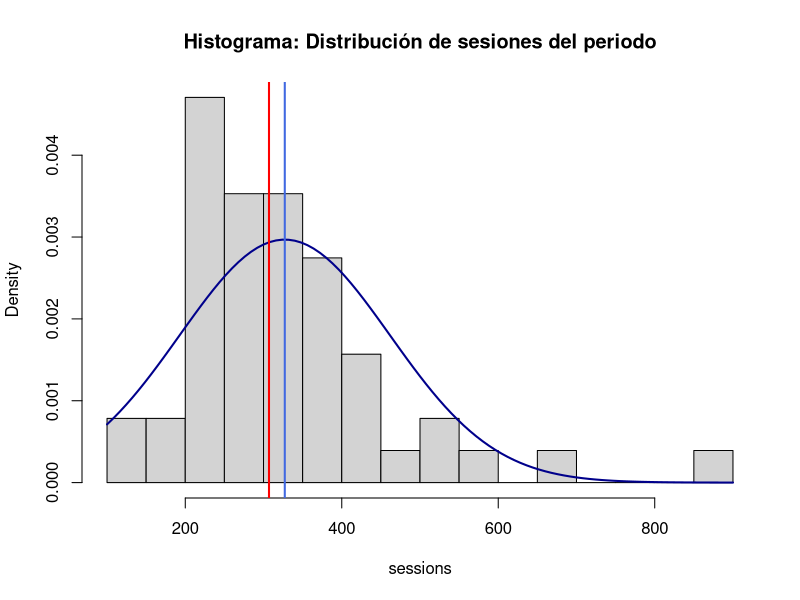
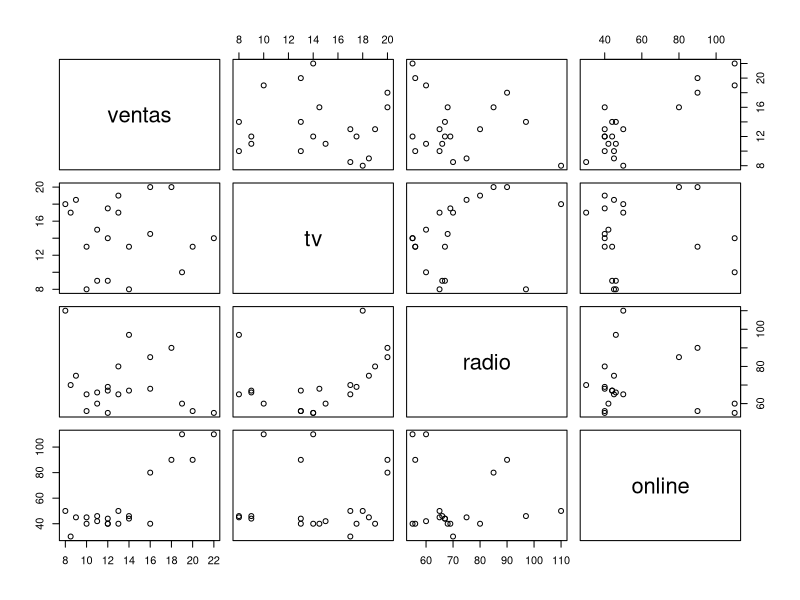
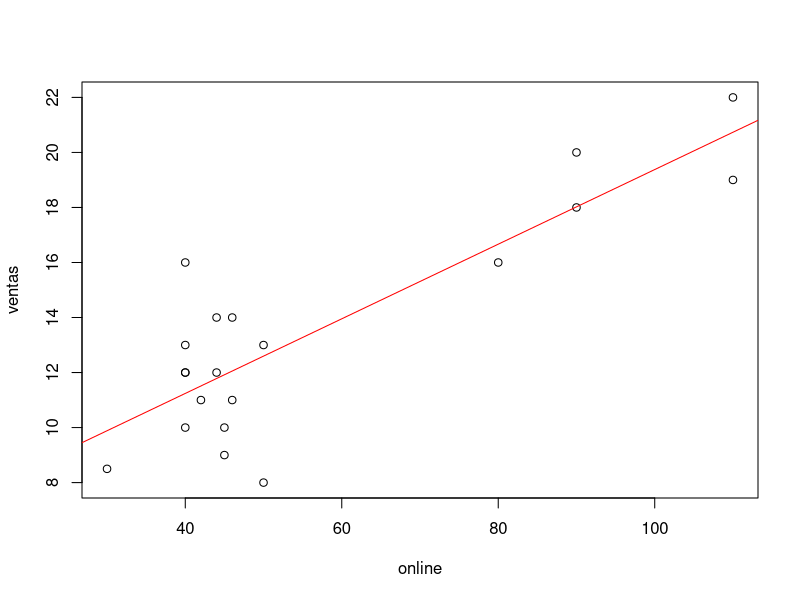
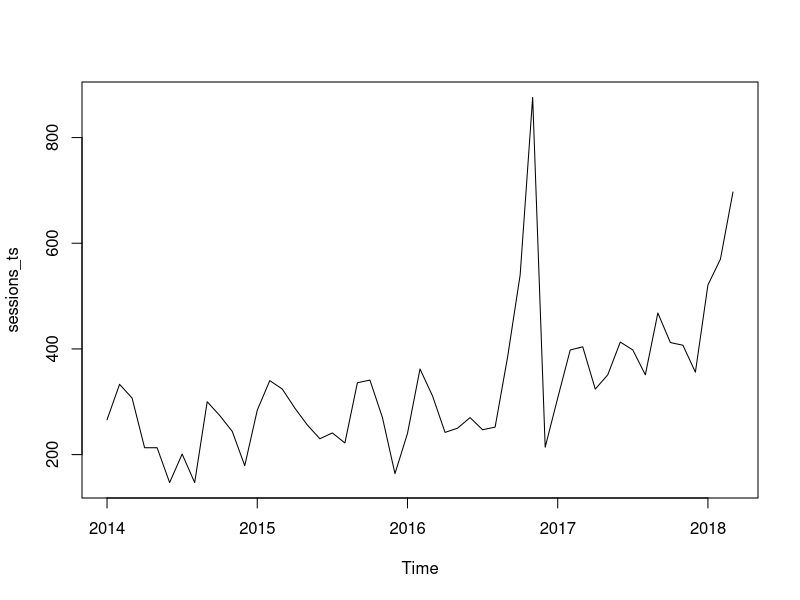
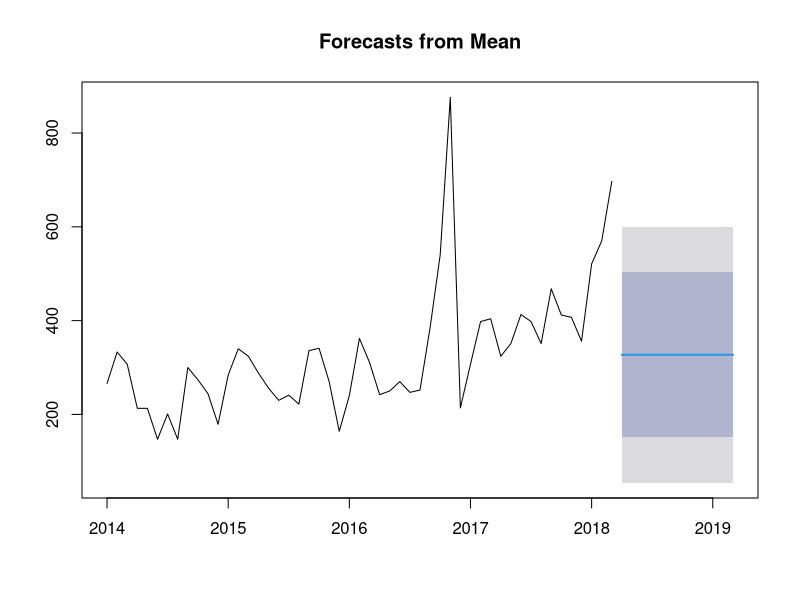
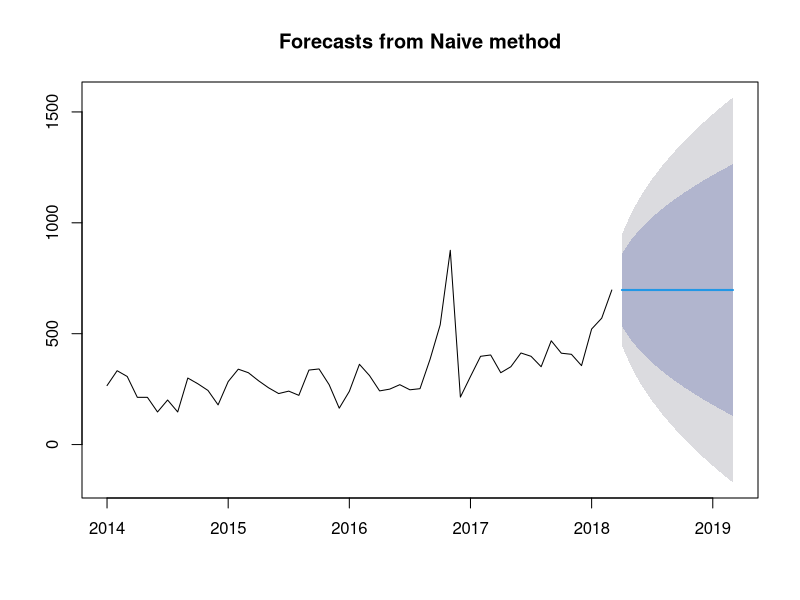

Reproduce these figures in R, in order. (Note: this script raises an error after producing the figures.)
##########################################################################
# Series temporales y estadísticas básica para Analítica Web
##########################################################################

setwd('/Users/jose/GitHub/kschool_r/09-Time-Series')

## ------------------------------------------------------------------------
# Cargamos la librerías necesarias
list.of.packages <- c("imputeTS", "smooth", "strucchange", "CausalImpact", "tidyverse", "GGally", "highcharter", "xts", "forecast")
new.packages <- list.of.packages[!(list.of.packages %in% installed.packages()[,"Package"])]
if(length(new.packages)) install.packages(new.packages)
lapply(list.of.packages, require, character.only = TRUE)





sessions <- c(266, 333, 307, 213, 213, 147, 201, 147, 300, 274, 244, 179, 
              284, 340, 324, 288, 256, 230, 241, 222, 336, 341, 270, 164, 
              240, 362, 311, 242, 250, 270, 247, 252, 385, 540, 876, 214, 
              307, 398, 404, 324, 351, 413, 398, 351, 468, 412, 407, 356, 
              521, 570, 697)

hist(sessions,probability = T, breaks=20, main="Histograma: Distribución de sesiones del periodo")
curve(dnorm(x, mean(sessions), sd(sessions)), add=TRUE, col="darkblue", lwd=2)

mean(sessions)
abline(v = mean(sessions), col = "royalblue", lwd = 2)

median(sessions)
abline(v = median(sessions), col = "red", lwd = 2)

#cuartiles
quantile(sessions) 

#rango intercuartílico
IQR(sessions) 
quantile(sessions, 3/4) - quantile(sessions, 1/4)





# Modelos de regresión lineal ---------------------------------------------

ventas <- c(10,12,11,13,12,14,16,12,14,11,10,19,8.5,8,9,13,16,18,20,22)
tv <- c(13,14,15,17,17.5,13,14.5,9,8,9,8,10,17,18,18.5,19,20,20,13,14)
radio <-c(56,55,60,65,69,67,68,67,97,66,65,60,70,110,75,80,85,90,56,55)
online <- c(40,40,42,50,40,44,40,44,46,46,45,110,30,50,45,40,80,90,90, 110)
datos <- data.frame(ventas, tv, radio, online)
pairs(datos)

modelo <- lm(ventas ~ tv + radio + online, data = datos)
summary(modelo)
round(coefficients(modelo), 4)
# ventas = 8.7759 - 0.0085*tv - 0.0384*radio + 0.1335*online

modelo2 <- lm(ventas ~ online, data = datos)
summary(modelo2)
round(coefficients(modelo2), 4)
# ventas = 5.8170 + 0.1356*online
cor(ventas, online)
cor(datos)
plot(y=ventas, x=online)
abline(modelo2, col='red')




##########################################################################
# Series temporales: modelar el tiempo ------------------------------------
# 
# Una serie temporal se define como una colección de observaciones (discretas o continuas) de una variable recogidas secuencialmente en el tiempo.
# 
# El tiempo es una elemento natural presente en el momento en el que se genera el dato.
# Serie es la característica fundamental de las series temporales. Quiere decir que una observación presente es influenciada por los valores pasados de la misma (Auto correlación).
# Lo modelos de series temporales usarán esta característica para predecir valores futuros.
# 
# 
# Objetivos del análisis de series temporales
# El principal objetivo es el de elaborar un modelo estadístico que describa la procencia de dicha serie.
# 
# Descriptivos: La dibujamos y consideramos sus medidas descriptivas básicas. ¿Presentan una tendencia?. ¿Existe estacionalidad?. ¿Hay valores extremos?
#   
# Predictivos: En ocasiones no sólo se trata de explicar los sucedido sino de ser capaces de predecir el futuro.
##########################################################################


(sessions_ts <- ts(data = sessions, start = c(2014, 01), frequency = 12))



plot(sessions_ts)


# Modelos -----------------------------------------------------------------

# Modelado: Media
sessions.mean <- meanf(sessions_ts, h=12)
summary(sessions.mean)
plot(sessions.mean)

# Modelado: Naive
sessions_ts.naive <- naive(sessions_ts, h=12)
summary(sessions_ts.naive)
plot(sessions_ts.naive)

# Modelado: Media Móvil Simple
# library(smooth)
sessions_ts.sma<-sma(sessions_ts, h = 12, holdout = T, level = .95, ic = 'AIC')
sessions_ts.forecast <- forecast(sessions_ts.sma)
plot(sessions_ts.forecast)


# Componentes de una serie temporal ---------------------------------------
sessions_ts.decomp <- decompose(sessions_ts)
plot(sessions_ts.decomp)


# Serie desestacionalizada ------------------------------------------------
sessions_des.ts  <- sessions_ts-sessions_ts.decomp$seasonal
plot(sessions_ts,main="Serie normal Vs desestacionalizada", col="blue", lwd=2, lty="dotted")
lines(sessions_des.ts, col='red')

# Modelado: naive estacional
sessions_ts.snaive <- snaive(sessions_ts, h = 12)
plot(sessions_ts.snaive)

# Modelado: HoltWinters
sessions_ts.hw <- HoltWinters(sessions_ts)
plot(sessions_ts.hw)

forecast_out_sample <- forecast(sessions_ts.hw, h=12)
plot(forecast_out_sample)


# Cambios estructurales en una serie --------------------------------------

# require(strucchange)
breakpoints(sessions_ts ~ 1)
plot(sessions_ts, main="IPI breakpoints", ylab="Sesiones", col="blue", lwd=1.5)
lines(breakpoints(sessions_ts ~ 1), col="red")
lines(confint(breakpoints(sessions_ts ~ 1), level=0.90), col="red")
text(2015.5, 800, "Agosto 2016", cex=0.75, col="red", pos=4, font=3)


# Series temporales de más de una variable --------------------------------
# library(tidyverse)
(ga_data_df <- read_csv('data/ga_sessions.csv'))

# Vamos a analizar el siguiente código ------------------------------------

ga_data_df %>%
  arrange(channelGrouping) %>% 
  spread(channelGrouping, sessions) %>% 
  gather(key = channelGrouping, value = sessions,-date) %>% 
  arrange(date) %>% 
  drop_na() -> ga_data_2_df

assertthat::are_equal(x = ga_data_2_df, y = ga_data_df)


# Transformación de los datos ---------------------------------------------

ga_data_pivoted_df <- ga_data_df %>%
  arrange(channelGrouping) %>% 
  spread(channelGrouping, sessions) %>% 
  replace(., is.na(.), 0)

summary(ga_data_pivoted_df)

# Correlación entre variables
pairs(ga_data_pivoted_df[-1], upper.panel = NULL)

cor(ga_data_pivoted_df[-1])
round(cor(ga_data_pivoted_df[-1]), 2)

# library(GGally)
ggcorr(ga_data_pivoted_df[-1], label = T)
ggpairs(ga_data_pivoted_df[-1])

# library(highcharter)
hchart(cor(ga_data_pivoted_df[-1])) %>% 
  hc_add_theme(hc_theme_google()) %>% 
  hc_title(text = "Canales de adquisición") %>%
  hc_subtitle(text = "Correlaciones entre canales")





# Series temporales múltiples ---------------------------------------------
web_data_ts <- ts(ga_data_pivoted_df[-1], frequency = 365, start = c(2014,01))
plot(web_data_ts)

# library(xts)
web_data_xts <- xts(ga_data_pivoted_df[-1], order.by = as.Date(ga_data_pivoted_df$date), frequency = 365)
plot.xts(web_data_xts)



# Causal Impact -----------------------------------------------------------
# library(CausalImpact)
# En la serie, primero la respuesta y luego las variables predictoras
# ¿Ha influido el tráfico de RRSS en el órganico a partir de 2016-11-01?
model_data <- web_data_xts[,c("Direct","Social")]
head(model_data)

pre.period <- as.Date(c("2014-01-01","2016-11-01"))
post.period <- as.Date(c("2016-11-02","2018-03-01"))

impact <- CausalImpact(model_data,  pre.period, post.period)
plot(impact)
summary(impact)
summary(impact, "report")
